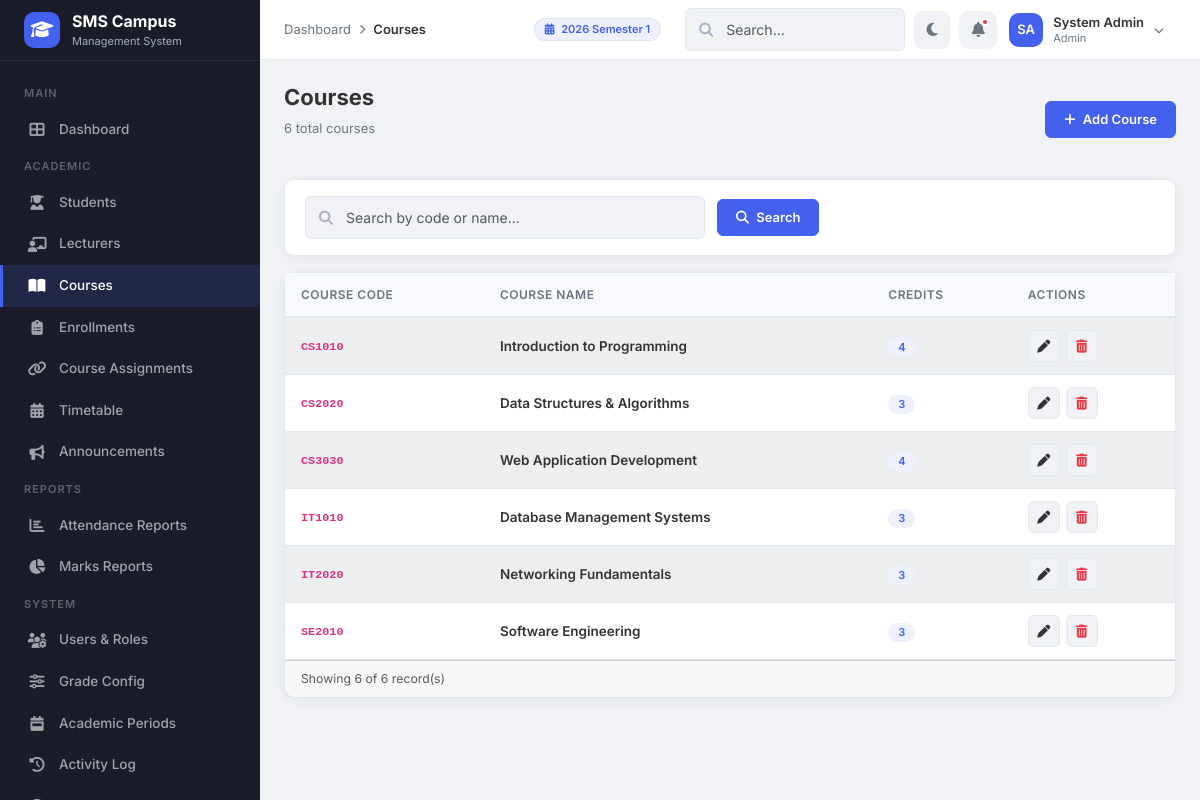
Page /modules/courses/index.php (signed in) on the committed database.
### tables this page shows
CREATE TABLE IF NOT EXISTS `academic_periods` (
    `period_id`  INT(11)      NOT NULL AUTO_INCREMENT,
    `name`       VARCHAR(100) NOT NULL,
    `start_date` DATE         NOT NULL,
    `end_date`   DATE         NOT NULL,
    `is_current` TINYINT(1)   NOT NULL DEFAULT 0,
    PRIMARY KEY (`period_id`)
);

CREATE TABLE IF NOT EXISTS `courses` (
    `course_id`   INT(11)      NOT NULL AUTO_INCREMENT,
    `course_code` VARCHAR(20)  NOT NULL,
    `course_name` VARCHAR(150) NOT NULL,
    `credits`     INT(11)      NOT NULL DEFAULT 3,
    `created_at`  TIMESTAMP    NOT NULL DEFAULT CURRENT_TIMESTAMP,
    PRIMARY KEY (`course_id`),
    UNIQUE KEY `uk_courses_code` (`course_code`)
);

### includes/helpers.php (called while the page is built, shortened)
<?php
function e($value) {
    return htmlspecialchars($value ?? '', ENT_QUOTES, 'UTF-8');
}
function paginate($pdo, $sql, $params = [], $page = 1, $perPage = 15) {
    $page = max(1, (int)$page);
    $countSql = "SELECT COUNT(*) FROM (" . $sql . ") as count_tbl";
    $stmt = $pdo->prepare($countSql);
    $stmt->execute($params);
    $total = (int)$stmt->fetchColumn();
    $pages = max(1, ceil($total / $perPage));
    $page  = min($page, $pages);
    $offset = ($page - 1) * $perPage;
    $stmt = $pdo->prepare($sql . " LIMIT $perPage OFFSET $offset");
    $stmt->execute($params);
    $items = $stmt->fetchAll();
    return [
        'items'   => $items,
        'total'   => $total,
        'pages'   => $pages,
        'page'    => $page,
        'perPage' => $perPage
    ];
}
?>

### modules/courses/index.php (the view, shortened to what this page needs)
<?php
require_once '../../includes/helpers.php';
require_once '../../config/db.php';
$search = isset($_GET['search']) ? trim($_GET['search']) : '';
$page = isset($_GET['page']) ? (int)$_GET['page'] : 1;
$perPage = 10;
$params = [];
if (!empty($search)) {
    $sql = "SELECT course_id, course_code, course_name, credits
            FROM courses WHERE course_code LIKE ? OR course_name LIKE ?
            ORDER BY course_code ASC";
    $params = ["%$search%", "%$search%"];
} else {
    $sql = "SELECT course_id, course_code, course_name, credits FROM courses ORDER BY course_code ASC";
}
$paginated = paginate($pdo, $sql, $params, $page, $perPage);
$courses = $paginated['items'];
$totalRecords = $paginated['total'];
$breadcrumbs = [
    ['label' => 'Dashboard', 'url' => '../../dashboards/admin_dashboard.php'],
    ['label' => 'Courses']
];
require_once '../../includes/header.php';
?>
<div class="page-header">
    <div>
        <h1>Courses</h1>
        <p><?php echo $totalRecords; ?> total courses</p>
    </div>
    <a href="create.php" class="btn btn-primary"><i class="fas fa-plus me-1"></i> Add Course</a>
</div>
<div class="card mb-3">
    <div class="card-body py-3">
        <form method="GET" action="" class="filter-bar mb-0">
            <div class="search-box" style="max-width:400px;">
                <i class="fas fa-search"></i>
                <input type="text" name="search" class="form-control" placeholder="Search by code or name..."
                       value="<?php echo htmlspecialchars($search); ?>">
            </div>
            <button type="submit" class="btn btn-primary"><i class="fas fa-search me-1"></i> Search</button>
        </form>
    </div>
</div>
<div class="card table-card">
    <div class="table-responsive">
        <table class="table table-striped table-hover mb-0">
            <thead>
                <tr><th>Course Code</th><th>Course Name</th><th>Credits</th><th>Actions</th></tr>
            </thead>
            <tbody>
                <?php if (count($courses) > 0): ?>
                    <?php foreach ($courses as $course): ?>
                    <tr>
                        <td><code class="fw-600"><?php echo e($course['course_code']); ?></code></td>
                        <td class="fw-600"><?php echo e($course['course_name']); ?></td>
                        <td><span class="badge" style="background:var(--primary-light);color:var(--primary);"><?php echo $course['credits']; ?></span></td>
                        <td>
                            <div class="action-btns">
                                <a href="edit.php?course_id=<?php echo $course['course_id']; ?>" class="btn btn-sm btn-light" title="Edit"><i class="fas fa-pen"></i></a>
                                <form method="POST" action="delete.php" class="delete-form d-inline">
                                    <button type="submit" class="btn btn-sm btn-light text-danger" title="Delete"><i class="fas fa-trash-alt"></i></button>
                                </form>
                            </div>
                        </td>
                    </tr>
                    <?php endforeach; ?>
                <?php endif; ?>
            </tbody>
        </table>
    </div>
    <?php if ($totalRecords > 0): ?>
    <div class="card-footer d-flex justify-content-between align-items-center">
        <small class="text-muted">Showing <?php echo count($courses); ?> of <?php echo $totalRecords; ?> record(s)</small>
    </div>
    <?php endif; ?>
</div>
<?php require_once '../../includes/footer.php'; ?>

### includes/header.php (shortened to what this page needs)
<?php
if (!isset($hideSearch))   $hideSearch  = false;
if (!isset($isLoginPage)) $isLoginPage = false;
$_scriptPath = $_SERVER['SCRIPT_NAME'];
if (strpos($_scriptPath, '/dashboards/') !== false) {
    $assetBase = '../assets/';
} elseif (strpos($_scriptPath, '/modules/') !== false) {
    $assetBase = '../../assets/';
} else {
    $assetBase = 'assets/';
}
if (strpos($_scriptPath, '/dashboards/') !== false) {
    $includeBase = '../includes/';
} elseif (strpos($_scriptPath, '/modules/') !== false) {
    $includeBase = '../../includes/';
} else {
    $includeBase = 'includes/';
}
$userName   = $_SESSION['full_name'] ?? 'User';
$userRole   = $_SESSION['role'] ?? 'guest';
$nameParts  = explode(' ', $userName);
$_initials  = strtoupper(substr($nameParts[0], 0, 1));
if (count($nameParts) > 1) {
    $_initials .= strtoupper(substr(end($nameParts), 0, 1));
}
?>
<!DOCTYPE html>
<html lang="en">
<head>
    <link href="https://cdn.jsdelivr.net/npm/bootstrap@5.3.3/dist/css/bootstrap.min.css" rel="stylesheet">
    <link href="https://cdnjs.cloudflare.com/ajax/libs/font-awesome/6.5.1/css/all.min.css" rel="stylesheet">
    <link href="<?php echo $assetBase; ?>css/style.css" rel="stylesheet">
</head>
<body class="<?php echo $isLoginPage ? 'login-body' : ''; ?>">
<?php if (!$isLoginPage): ?>
    <?php require_once $includeBase . 'sidebar.php'; ?>
    <header class="topbar">
        <div class="topbar-left">
            <?php if (!empty($breadcrumbs)): ?>
            <div class="breadcrumb-nav">
                <?php foreach ($breadcrumbs as $i => $crumb): ?>
                    <?php if ($i > 0): ?><span class="separator"><i class="fas fa-chevron-right"></i></span><?php endif; ?>
                    <?php if (isset($crumb['url'])): ?>
                        <a href="<?php echo $crumb['url']; ?>"><?php echo htmlspecialchars($crumb['label']); ?></a>
                    <?php else: ?>
                        <span class="current"><?php echo htmlspecialchars($crumb['label']); ?></span>
                    <?php endif; ?>
                <?php endforeach; ?>
            </div>
            <?php endif; ?>
        </div>
        <div class="topbar-right">
            <div class="d-none d-md-flex align-items-center me-3" style="font-size: 13px;">
                <?php
                $currentPeriodName = 'No Active Period';
                if (isset($pdo)) {
                    try {
                        $cpStmt = $pdo->query("SELECT name FROM academic_periods WHERE is_current = 1 LIMIT 1");
                        if ($cp = $cpStmt->fetch()) {
                            $currentPeriodName = $cp['name'];
                        }
                    } catch (PDOException $e) {}
                }
                ?>
                <span class="badge" style="background:var(--primary-light); color:var(--primary); padding: 5px 10px; border: 1px solid rgba(0,0,0,0.05);"><i class="fas fa-calendar-alt me-1"></i> <?php echo htmlspecialchars($currentPeriodName); ?></span>
            </div>
            <?php if (!$hideSearch): ?>
            <div class="search-box d-none d-md-block" style="width:220px;">
                <i class="fas fa-search"></i>
                <input type="text" class="form-control form-control-sm" placeholder="Search...">
            </div>
            <?php endif; ?>
            <button class="topbar-icon-btn" id="darkModeToggle" title="Toggle Dark Mode">
                <i class="fas fa-moon"></i>
            </button>
            <button class="topbar-icon-btn" title="Notifications">
                <i class="fas fa-bell"></i>
                <span class="notification-dot"></span>
            </button>
            <div class="dropdown">
                <div class="user-dropdown" data-bs-toggle="dropdown" aria-expanded="false">
                    <div class="avatar-sm"><?php echo $_initials; ?></div>
                    <div class="user-meta d-none d-sm-block">
                        <div class="name"><?php echo htmlspecialchars($userName); ?></div>
                        <div class="role"><?php echo ucfirst($userRole); ?></div>
                    </div>
                    <i class="fas fa-chevron-down" style="font-size:10px; color:var(--text-muted);"></i>
                </div>
            </div>
        </div>
    </header>
    <main class="main-content">
<?php endif; ?>

### rows in the picture
academic_periods: name "2026 Semester 1"
courses: course_code "CS1010", course_name "Introduction to Programming", credits "4"
courses: course_code "CS2020", course_name "Data Structures & Algorithms", credits "3"
courses: course_code "CS3030", course_name "Web Application Development", credits "4"
courses: course_code "IT1010", course_name "Database Management Systems", credits "3"
courses: course_code "IT2020", course_name "Networking Fundamentals", credits "3"
courses: course_code "SE2010", course_name "Software Engineering", credits "3"

### other values in the picture
$crumb['label'] "Dashboard"
$crumb['label'] "Courses"
$_initials "SA"
$userName "System Admin"
$userRole "Admin"
$totalRecords "6"
count($courses) "6"
